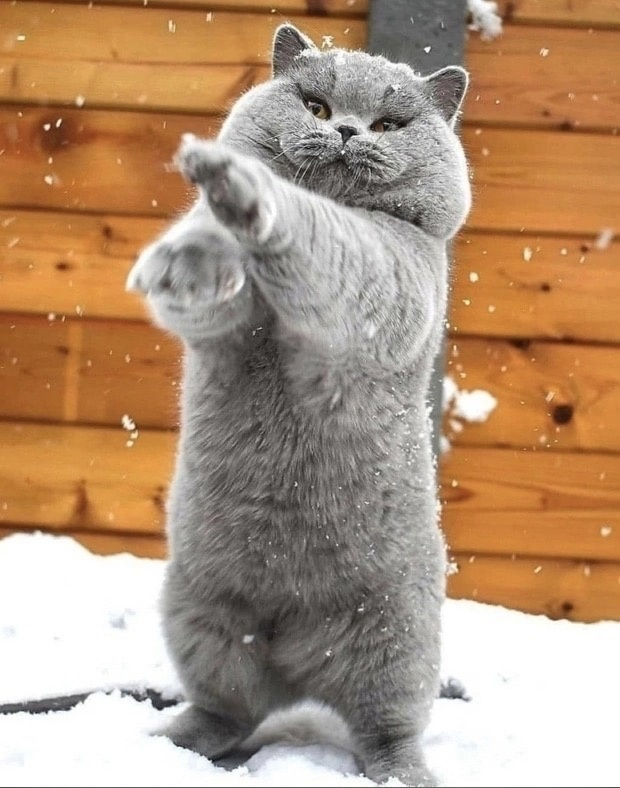
#> input picture notebooks/cat.jpg, 620 x 788 px
$ jupyter execute individual.ipynb
#> lines starting #> are read from the running program, lines starting #| are printed output that depends on the picture
[cell 1]
import cv2
import numpy as np
from matplotlib import pyplot as plt

# Оператор Собеля
Вывести градиент изображения используя метод Собеля

Оператор Собеля — это дискретный дифференциальный оператор, вычисляющий приближение градиента яркости изображения.
Оператор вычисляет градиент яркости изображения в каждой точке. Так находится направление наибольшего увеличения яркости и величина её изменения в этом направлении. Результат показывает, насколько «резко» или «плавно» меняется яркость изображения в каждой точке, а значит, вероятность нахождения точки на грани, а также ориентацию границы.

$ F_x = (z_7 + 2z_8 + z_9) - (z_1 + 2z_2 + z_3) $

$ F_y = (z_3 + 2z_6 + z_9) - (z_1 + 2z_4 + z_7)$

[cell 2]
def sobel(img):
    a = 0
    b = 1
    c = 2
    f_x = np.array([[-b, -c, -b],[a, a, a],[b, c, b]])
    f_y = np.array([[-b, a, b],[-c, a, c],[-b, a, b]])
    res = cv2.filter2D(img,-1,f_x) + cv2.filter2D(img,-1,f_y)
    return res


img = cv2.imread('cat.jpg', cv2.IMREAD_GRAYSCALE)
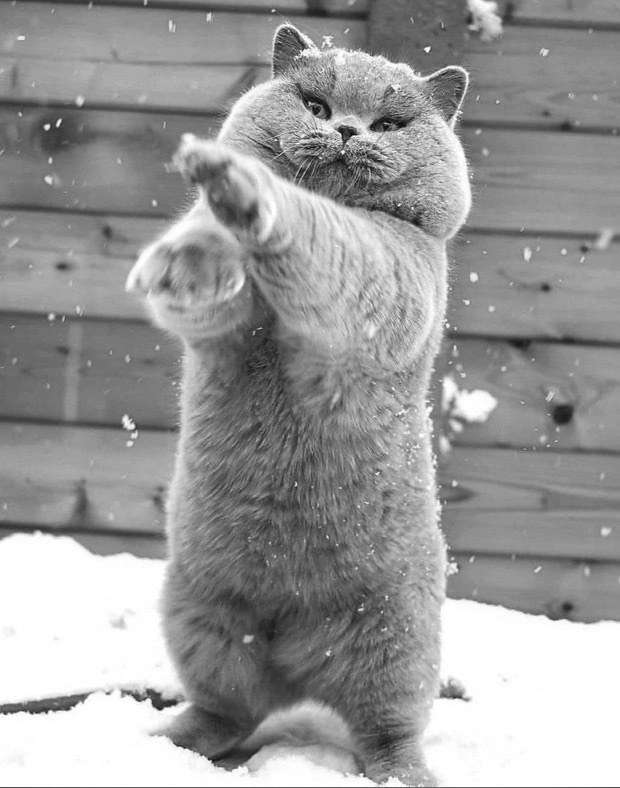
#> img: shape (788, 620); min 6, max 255, mean 153.9
res = sobel(img);
#> in sobel, `res = cv2.filter2D(img,-1,f_x) + cv2.filter2D(img,-1,f_y)`:
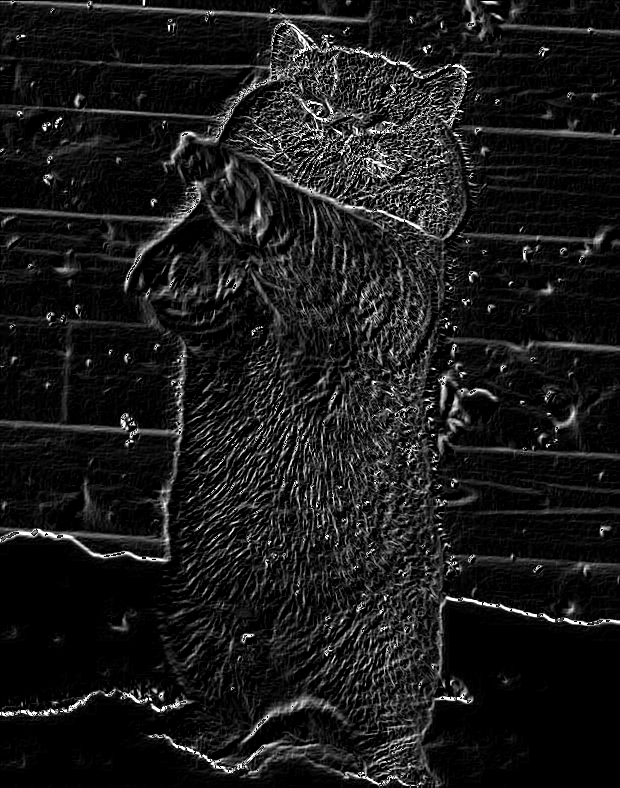
#> res: shape (788, 620); min 0, max 255, mean 26.2
plt.imshow(res)
plt.axis('off')
